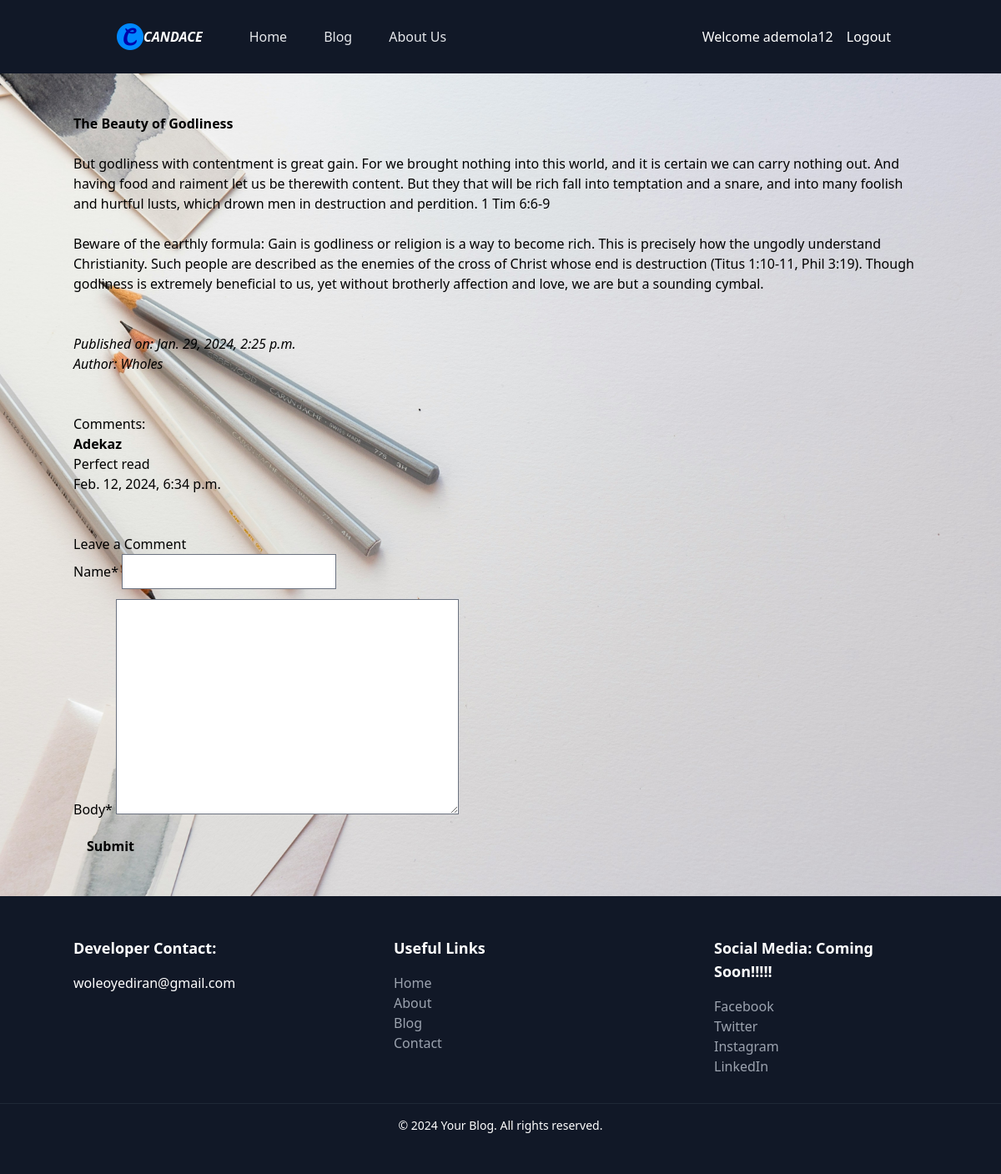
The app's page /post/1/ (signed in) with its own data.
### myblog/models.py (models this page shows, shortened)
class Post(models.Model):
    title = models.CharField(max_length=200)
    content = models.TextField()
    pub_date = models.DateTimeField(auto_now_add=True)
    author= models.CharField(max_length=30)
    image=models.ImageField(default="default_image.jpg", upload_to='blog_pics/')
    category=models.ForeignKey( Category,on_delete=models.CASCADE)

class Comment(models.Model):
    post = models.ForeignKey(Post, on_delete=models.CASCADE, related_name='comments')
    name= models.CharField(max_length=30)
    email= models.EmailField()
    body= models.TextField()
    created_at= models.DateTimeField(auto_now_add=True)

### myblog/views.py (the view)
# urls.py: path('post/<int:pk>/', views.PostDetailView.as_view(), name='post_detail'),
class PostDetailView(LoginRequiredMixin, DetailView):
    model = Post
    template_name = 'myblog/post_detail.html'
    context_object_name = 'post'
    def get_context_data(self, **kwargs):
        context = super().get_context_data(**kwargs)
        context['comments'] = self.object.comments.all()
        context['comment_form'] = CommentForm()
        return context
    def post(self, request, *args, **kwargs):
        post = self.get_object()
        form = CommentForm(request.POST)
        if form.is_valid():
            comment = form.save(commit=False)
            comment.post = post
            comment.save()
            return redirect('myblog:post_detail', pk=post.pk)
        else:
            context = self.get_context_data(**kwargs)
            context['comment_form'] = form
            return self.render_to_response(context)

### myblog/forms.py
class CommentForm(forms.ModelForm):
  class Meta:
    model = Comment
    fields= ['name', 'body']
  def __init__(self, *args, **kwargs):
    super().__init__(*args, **kwargs)
    self.helper = FormHelper()
    self.helper.form_method = 'post'
    self.helper.add_input(Submit('submit', 'Submit', css_class='bg-blue-500 hover:bg-blue-700 text-black font-bold py-2 px-4 rounded'))

### templates/myblog/post_detail.html (shortened to what this page needs)
<body
  class="bg-cover bg-center p-0"
  style="background-image: url('/static/lamlard/images/joanna.jpg')"
>
  {% extends 'myblog/base.html' %} {% load static %} {% load static
  tailwind_tags %} {% load crispy_forms_tags %} {% block content %}
  <strong>{{ post.title }}</strong>
  <br />
  <br />
  <p>{{ post.content | linebreaksbr | safe }}</p>
  <br /><br />
  <p><i>Published on: {{ post.pub_date }}</i></p>
  <p><i>Author: {{ post.author }}</i></p>
  <br />
  <br />
  <h2>Comments:</h2>
  <ul>
    {% for comment in comments %}
    <li>
      <strong>{{ comment.name }}</strong>
      <h3>{{ comment.body }}</h3>
      <h6>{{ comment.created_at }}</h6>
    </li>
    {% endfor %}
  </ul>
  <br />
  <br />
  <h2>Leave a Comment</h2>
  <form method="post" action="{% url 'myblog:post_detail' pk=post.pk %}">
    {% csrf_token %}{{ form.as_p }}{% crispy comment_form %}
  </form>
  {% endblock %}

### templates/myblog/base.html (shortened to what this page needs)
<!DOCTYPE html>
{% load static %} {% load static tailwind_tags %}
<html lang="en">
  <head>
    <link
      href="https://cdn.jsdelivr.net/npm/tailwindcss@2.2.19/dist/tailwind.min.css"
      rel="stylesheet"
    />
    {% tailwind_css %}
  </head>
  <body class="bg-blue-300">
    <nav style="" class="bg-gray-900 text-white fixed top-0 z-50 w-full">
      <div class="mx-auto max-w-5xl px-8">
        <div class="flex justify-between">
          <div class="flex space-x-4">
            <div class="py-5">
              <a
                href="#"
                class="flex items-center px-5 py-2 text-gray-700 hover:text-gray-900"
              >
                <img src="{%static 'lamlard/images/fav.png'%}" />
                <span class="font-bold text-white"><i>CANDACE</i></span>
              </a>
            </div>
            <div class="flex hidden items-center space-x-1 md:flex">
              <a
                href="{% url 'myblog:home' %}"
                class="px-5 py-2 text-gray-200 hover:text-gray-500"
                >Home</a
              >
              <a
                href="{% url 'myblog:post_list' %}"
                class="px-5 py-2 text-gray-200 hover:text-gray-500"
                >Blog</a
              >
              <a
                href="#section1"
                class="px-5 py-2 text-gray-200 hover:text-gray-500 click-scroll"
                >About Us</a
              >
            </div>
          </div>
          <div class="flex hidden items-center space-x-1 md:flex">
            {%if user.is_authenticated%}
            <p>Welcome {{user}}</p>
            <a
              href="{%url 'account_logout' %}"
              class="px-3 py-5 hover:text-gray-500"
              >Logout</a
            >
            {% endif %}
          </div>
        </div>
      </div>
    </nav>
    <br />
    <br />
    <br />
    <br />
    <br />
    <div class="container mx-auto mt-4">{% block content %} {% endblock %}</div>
  </body>
  <br />
  <footer class="bg-gray-900 text-white py-12">
    <div class="container mx-auto">
      <div class="flex flex-wrap justify-between">
        <div class="w-full md:w-1/2 lg:w-1/4 mb-8 md:mb-0">
          <h2 class="text-lg font-semibold mb-4">Developer Contact:</h2>
          <p>woleoyediran@gmail.com</p>
        </div>
        <div class="w-full md:w-1/2 lg:w-1/4 mb-8 md:mb-0">
          <h2 class="text-lg font-semibold mb-4">Useful Links</h2>
          <ul>
            <li>
              <a
                href="{% url 'myblog:home' %}"
                class="text-gray-400 hover:text-white"
                >Home</a
              >
            </li>
            <li>
              <a href="#" class="text-gray-400 hover:text-white">About</a>
            </li>
            <li>
              <a
                href="{% url 'myblog:post_list' %}"
                class="text-gray-400 hover:text-white"
                >Blog</a
              >
            </li>
            <li>
              <a href="#" class="text-gray-400 hover:text-white">Contact</a>
            </li>
          </ul>
        </div>
        <div class="w-full md:w-1/2 lg:w-1/4 mb-8 md:mb-0">
          <h2 class="text-lg font-semibold mb-4">
            Social Media: Coming Soon!!!!!
          </h2>
          <ul>
            <li>
              <a href="#" class="text-gray-400 hover:text-white">Facebook</a>
            </li>
            <li>
              <a href="#" class="text-gray-400 hover:text-white">Twitter</a>
            </li>
            <li>
              <a href="#" class="text-gray-400 hover:text-white">Instagram</a>
            </li>
            <li>
              <a href="#" class="text-gray-400 hover:text-white">LinkedIn</a>
            </li>
          </ul>
        </div>
      </div>
    </div>
    <div class="mt-8 border-t border-gray-800">
      <div class="container mx-auto pt-4 text-sm text-center">
        <p>&copy; 2024 Your Blog. All rights reserved.</p>
      </div>
    </div>
  </footer>
</html>

### records on screen
Post: title "The Beauty of Godliness", content "But godliness with contentment is great gain. For we brought nothing into this world, and it is certain we can carry nothing out. And having food and raiment let us be therewith content. But they that will be rich fall into temptation and a snare, and into many foolish and hurtful lusts, which drown men in destruction and perdition. 1 Tim 6:6-9 Beware of the earthly formula: Gain is godliness or religion is a way to become rich. This is precisely how the ungodly understand Christianity. Such people are described as the enemies of the cross of Christ whose end is destruction (Titus 1:10-11, Phil 3:19). Though godliness is extremely beneficial to us, yet without brotherly affection and love,…", pub_date "Jan. 29, 2024, 2:25 p.m.", author "Wholes"
Comment: name "Adekaz", body "Perfect read", created_at "Feb. 12, 2024, 6:34 p.m."

### other values on screen
{{ user }} "ademola12"
